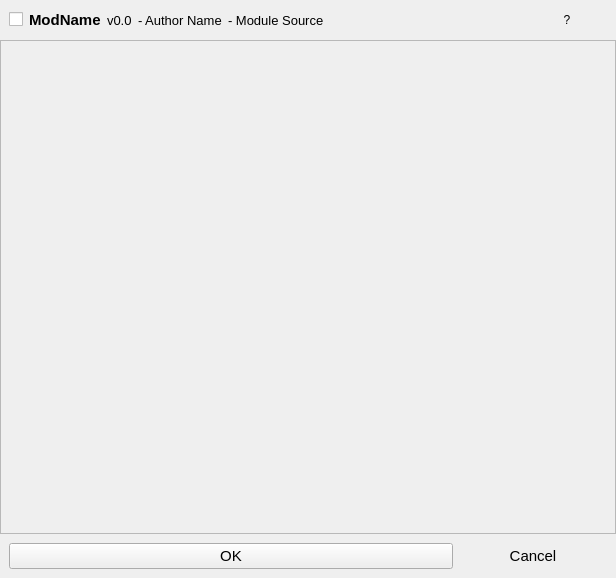
<?xml version="1.0" encoding="UTF-8"?>
<ui version="4.0">
 <class>A2ModuleView</class>
 <widget class="QWidget" name="A2ModuleView">
  <property name="geometry">
   <rect>
    <x>0</x>
    <y>0</y>
    <width>616</width>
    <height>578</height>
   </rect>
  </property>
  <layout class="QVBoxLayout" name="A2ModuleViewLayout">
   <property name="spacing">
    <number>0</number>
   </property>
   <property name="margin">
    <number>0</number>
   </property>
   <item>
    <widget class="QWidget" name="head_widget" native="true">
     <layout class="QHBoxLayout" name="horizontalLayout" stretch="0,0,0,0,1,0">
      <item>
       <widget class="QCheckBox" name="mod_check">
        <property name="text">
         <string/>
        </property>
        <property name="tristate">
         <bool>false</bool>
        </property>
       </widget>
      </item>
      <item>
       <widget class="QLabel" name="a2_mod_name">
        <property name="font">
         <font>
          <family>Segoe UI</family>
          <pointsize>11</pointsize>
          <weight>75</weight>
          <bold>true</bold>
         </font>
        </property>
        <property name="statusTip">
         <string notr="true"/>
        </property>
        <property name="whatsThis">
         <string notr="true"/>
        </property>
        <property name="accessibleName">
         <string notr="true"/>
        </property>
        <property name="accessibleDescription">
         <string notr="true"/>
        </property>
        <property name="text">
         <string notr="true">ModName</string>
        </property>
        <property name="textFormat">
         <enum>Qt::PlainText</enum>
        </property>
       </widget>
      </item>
      <item>
       <widget class="QLabel" name="mod_version">
        <property name="font">
         <font>
          <family>Segoe UI</family>
          <pointsize>10</pointsize>
         </font>
        </property>
        <property name="text">
         <string notr="true">v0.0</string>
        </property>
       </widget>
      </item>
      <item>
       <widget class="QLabel" name="mod_author">
        <property name="font">
         <font>
          <family>Segoe UI</family>
          <pointsize>10</pointsize>
         </font>
        </property>
        <property name="text">
         <string notr="true">- Author Name</string>
        </property>
       </widget>
      </item>
      <item>
       <widget class="QLabel" name="a2mod_view_source_label">
        <property name="sizePolicy">
         <sizepolicy hsizetype="Ignored" vsizetype="Preferred">
          <horstretch>0</horstretch>
          <verstretch>0</verstretch>
         </sizepolicy>
        </property>
        <property name="font">
         <font>
          <family>Segoe UI</family>
          <pointsize>10</pointsize>
         </font>
        </property>
        <property name="text">
         <string notr="true">- Module Source</string>
        </property>
       </widget>
      </item>
      <item>
       <widget class="QPushButton" name="a2help_button">
        <property name="text">
         <string notr="true">?</string>
        </property>
        <property name="flat">
         <bool>true</bool>
        </property>
       </widget>
      </item>
     </layout>
    </widget>
   </item>
   <item>
    <widget class="QScrollArea" name="a2scroll_area">
     <property name="widgetResizable">
      <bool>true</bool>
     </property>
     <widget class="QWidget" name="scroll_area_contents">
      <property name="geometry">
       <rect>
        <x>0</x>
        <y>0</y>
        <width>614</width>
        <height>473</height>
       </rect>
      </property>
      <layout class="QVBoxLayout" name="verticalLayout_4"/>
     </widget>
    </widget>
   </item>
   <item>
    <widget class="QWidget" name="a2edit_okcancel_widget" native="true">
     <layout class="QHBoxLayout" name="a2edit_okcancel_layout" stretch="3,1">
      <item>
       <widget class="QPushButton" name="a2ok_button">
        <property name="font">
         <font>
          <pointsize>11</pointsize>
         </font>
        </property>
        <property name="text">
         <string notr="true">OK</string>
        </property>
       </widget>
      </item>
      <item>
       <widget class="QPushButton" name="a2cancel_button">
        <property name="sizePolicy">
         <sizepolicy hsizetype="Minimum" vsizetype="Minimum">
          <horstretch>0</horstretch>
          <verstretch>0</verstretch>
         </sizepolicy>
        </property>
        <property name="font">
         <font>
          <pointsize>11</pointsize>
         </font>
        </property>
        <property name="text">
         <string notr="true">Cancel</string>
        </property>
        <property name="flat">
         <bool>true</bool>
        </property>
       </widget>
      </item>
     </layout>
    </widget>
   </item>
  </layout>
 </widget>
 <resources/>
 <connections/>
</ui>
